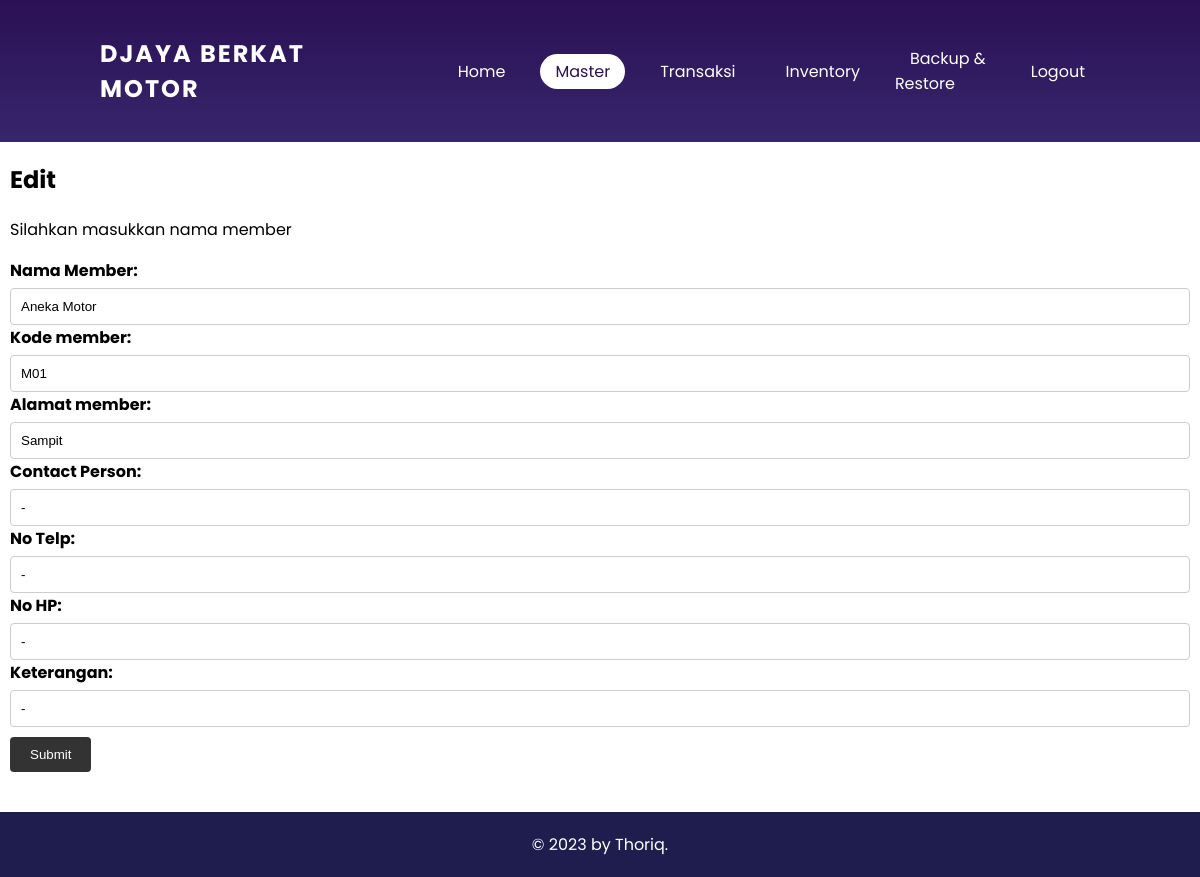
The page /Master/kelolamaster/kelolamember.php?ubah=5 on the database its author committed.
### tables this page shows
CREATE TABLE `master_member` (
  `id_member` int(11) NOT NULL,
  `kode_member` varchar(20) NOT NULL,
  `nama_member` varchar(50) NOT NULL,
  `alamat_member` varchar(50) NOT NULL,
  `contactperson_member` varchar(20) NOT NULL,
  `no_telp_member` varchar(20) NOT NULL,
  `no_hp_member` varchar(20) NOT NULL,
  `keterangan_member` varchar(50) NOT NULL
);

### Master/kelolamaster/kelolamember.php (the view, shortened to what this page needs)
<?php
    include '../../koneksi.php';
    include 'headerkelolamaster.php';
    $namamember = '';
    $alamatmember = '';
    $contactpersonmember = '';
    $notelpmember = '';
    $nohpmember = '';
    $kodemember = '';
    if(isset($_GET['ubah'])){
        $id_member = $_GET['ubah'];
        $query = "SELECT * FROM master_member WHERE id_member = '$id_member';";
        $sql = mysqli_query($conn,$query);
        $result = mysqli_fetch_assoc($sql);
        $namamember = $result['nama_member'];
        $kodemember = $result['kode_member'];
        $alamatmember = $result['alamat_member'];
        $contactpersonmember = $result['contactperson_member'];
        $notelpmember = $result['no_telp_member'];
        $nohpmember = $result['no_hp_member'];
        $keterangan = $result['keterangan_member'];
    }
?>
<!DOCTYPE html>
<html>
<head>
  <link rel="stylesheet" href="../../CSS/styles.css">
</head>
<body>
  <div class="container">
    <div class="content">
    <h2>Edit</h2>
      <p>Silahkan masukkan nama member</p>
      <form method="POST" action="updatemember.php">
        <label for="nama_member">Nama Member:</label>
        <input type="text" id="nama_member" name="nama_member" value="<?php echo $namamember; ?>" required>
        <label for="kodemember">Kode member:</label>
        <input type="text" id="kodemember" name="kodemember" value="<?php echo $kodemember; ?>"required>
        <label for="alamatmember">Alamat member:</label>
        <input type="text" id="alamatmember" name="alamatmember" value="<?php echo $alamatmember; ?>" required>
        <label for="contactperson">Contact Person:</label>
        <input type="text" id="contactperson" name="contactperson" value="<?php echo $contactpersonmember; ?>" required>
        <label for="notelp">No Telp:</label>
        <input type="text" id="notelp" name="notelp" value="<?php echo $notelpmember; ?>" required>
        <label for="nohp">No HP:</label>
        <input type="text" id="nohp" name="nohp" value="<?php echo $nohpmember; ?>">
        <label for="keterangan">Keterangan:</label>
        <input type="text" id="keterangan" name="keterangan" value="<?php echo $keterangan; ?>">
        <button type="submit">Submit</button>
      </form>
    </div>
  </div>
  <footer class="footer">
    <p>&copy; 2023 by Thoriq.</p>
  </footer>
</body>
</html>

### Master/kelolamaster/headerkelolamaster.php (shortened to what this page needs)
<header>
    <a href="#" class="logo">DJAYA BERKAT MOTOR</a>
    <ul>
        <li><a href="../../index.php">Home</a></li>
        <li class="dropdown">
            <a href="#"  class="active">Master</a>
        </li>
        <li class="dropdown">
            <a href="#">Transaksi</a>
        </li>
        <li class="dropdown">
            <a href="#">Inventory</a>
        </li>
        <li class="dropdown">
            <a href="#">Backup & Restore</a>
        </li>
        <li><a href="../../logout.php">Logout</a></li>
    </ul>
</header>

### CSS/styles.css (style rules this page uses)
body { font-family: 'Poppins', sans-serif; background-color: #fff; margin: 0; padding: 0; overflow-x: hidden; background: linear-gradient(#2b1055,#7597de); }
.container { max-width: 100%; margin: 0; padding: 0; background-color: #ffffff; min-height: 520px; }
.content { max-width: 12000px; margin-left: -10px; margin-right: -10px; padding: 20px; background-color: #ffffff; }
header { padding: 30px 100px; display: flex; justify-content: space-between; align-items: center; }
header .logo { color: #fff; font-weight: 700; text-decoration: none; font-size: 1.5em; text-transform: uppercase; letter-spacing: 2px; }
header ul { display: flex; justify-content: center; align-items: center; }
header ul li { list-style: none; margin-left: 20px; }
header ul li a { text-decoration: none; padding: 6px 15px; color: #fff; border-radius: 20px; }
header ul li a:hover, header ul li a.active { background: #fff; color: #2b1055; }
.content h2 { margin-top: 0; }
form { margin-bottom: 20px; }
form label { display: block; margin-bottom: 5px; font-weight: bold; }
form input[type="text"], form input[type="number"], form select { width: 100%; padding: 10px; border-radius: 4px; border: 1px solid #ccc; }
form button { background-color: #333; color: #fff; padding: 10px 20px; border: none; border-radius: 4px; cursor: pointer; transition: background-color 0.3s ease; margin-top: 10px; }
.footer { background-color: #1e1d4e ; color: #fff; padding: 20px; text-align: center; }
.footer p { margin: 0; }
a { color: inherit; text-decoration: none; }
.dropdown { position: relative; }

### rows shown on the page
master_member: nama_member "Aneka Motor", kodemember "M01", alamatmember "Sampit", contactperson "-", notelp "-", nohp "-", keterangan "-"
